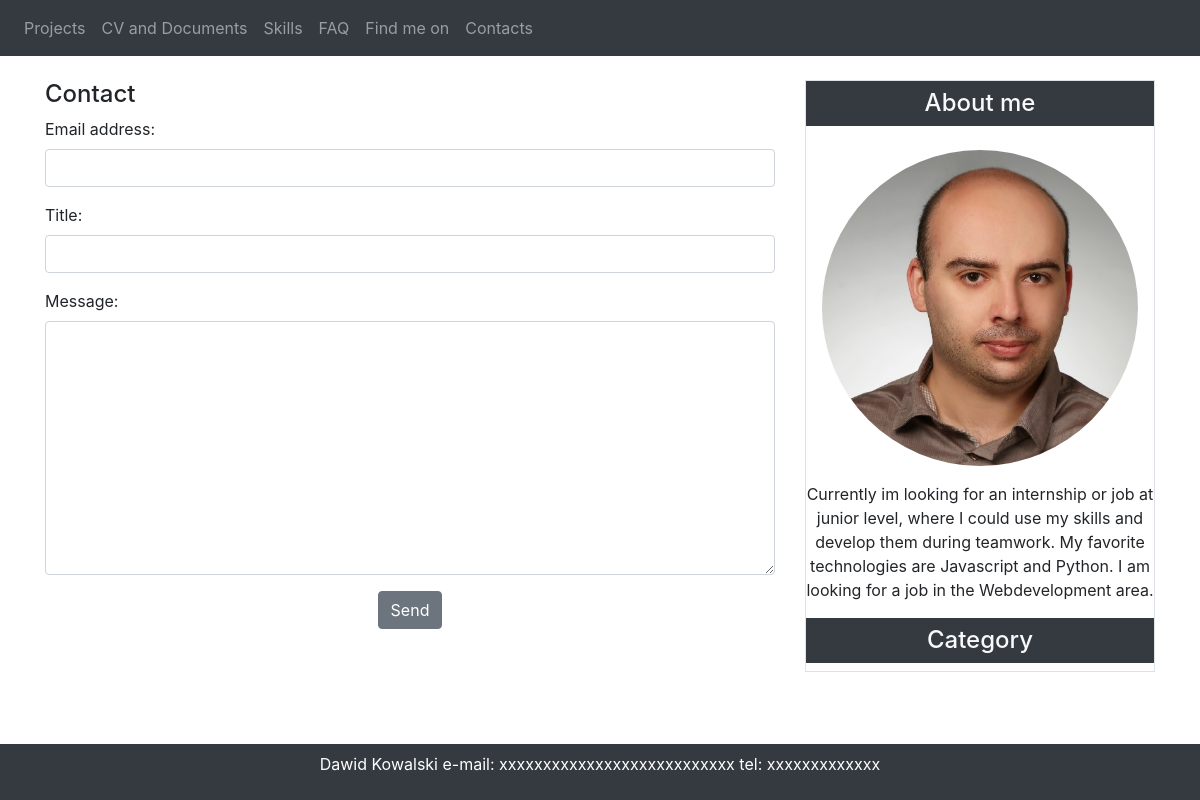
The app's page /contact with its own data.
### blog/models.py (models this page shows, shortened)
class Author_Description(models.Model):
    title = models.CharField(max_length=100)
    description_de = models.TextField(max_length=500)
    description_en = models.TextField(max_length=500)
    image = models.ImageField(upload_to ='media/')
    objects = models.Manager()

### blog/views.py (the view, shortened to what this page needs)
# urls.py: path('contact', views.contactView, name='contact'),
def contactView(request):
    if request.method == 'GET':
        form = ContactForm()
    return render(request, "blog/contact-page.html", {'form': form})

### blog/forms.py
class ContactForm(forms.Form):
    from_email = forms.EmailField(required=True, widget=forms.EmailInput(attrs={'class': 'form-control'}))
    subject = forms.CharField(required=True,widget=forms.TextInput(attrs={'class': 'form-control'}))
    message = forms.CharField(required=True,widget=forms.Textarea(attrs={'class': 'form-control'}))

### blog/context_processors.py (called while the page is built)
def author_description(request):
    description_object = Author_Description.objects.all()[:1].values()
    description = [element for element in description_object]
    return {'description' : description[0]}

### templates/blog/contact-page.html (shortened to what this page needs)
{% extends 'base.html' %}
{% block content %}
<h4>Contact</h4>
<form method='post'>
  <div class='form-group'>
    <label for='email'>Email address:</label>
    {{ form.from_email }}
  </div>
  <div class='form-group'>
    <label for='title'>Title:</label>
    {{ form.subject }}
  </div>
  <div class='form-group'>
    <label for='Message'>Message:</label>
    {{ form.message }}
  </div>
  <div class='text-center'>
    <button type='submit' class='btn btn-secondary'>Send</button>
  </div>
</form>
{% endblock %}

### templates/base.html (shortened to what this page needs)
{% load static %}
<!DOCTYPE html>
<html class='pb-5'>
<head>
    <link rel='stylesheet' href='https://stackpath.bootstrapcdn.com/bootstrap/4.4.1/css/bootstrap.min.css'>
</head>
<body>
    <nav class='navbar navbar-expand-lg navbar-dark bg-dark'>
        <div class='collapse navbar-collapse' id='blog-navbar'>
          <ul class='navbar-nav mr-auto'>
            <li class='nav-item'>
              <a class='nav-link' href='#'>Projects</a>
            </li>
            <li class='nav-item'>
              <a class='nav-link' href='{% url "blog:cv_page" %}'>CV and Documents</a>
            </li>
            <li class='nav-item'>
                <a class='nav-link' href='{% url "blog:skills_page" %}'>Skills</a>
            </li>
            <li class='nav-item'>
              <a class='nav-link' href='{% url "blog:FAQ_page" %}'>FAQ</a>
            </li>
            <li class='nav-item'>
              <a class='nav-link' href='{% url "blog:find_me_on_page" %}'>Find me on</a>
            </li>
            <li class='nav-item'>
                <a class='nav-link' href='{% url "blog:contact" %}'>Contacts</a>
            </li>
          </ul>
        </div>
    </nav>
    <div class='container mb-4'>
        <div class='row mt-4'>
            <div class='col-8'>
                <div>
                    {% block content %}
                    {% endblock %}
                </div>
            </div>
            <div class='col-4'>
                <div class='border'>
                    <h4 class='bg-dark text-light text-center p-2'>{{ description.title }}</h3>
                    <div class='text-center'>
                        <img class='rounded-circle w-100 p-3' src='media/{{ description.image }}'>
                        <p>{{ description.description_en}}</p>
                    </div>
                    <h4 class='bg-dark text-light text-center p-2'>Category</h3>
                </div>
            </div>
        </div>
    </div>
    <footer class='footer bg-dark fixed-bottom'>
      <div class='text-center text-white py-2'>
        <p>Dawid Kowalski e-mail: xxxxxxxxxxxxxxxxxxxxxxxxxxx tel: xxxxxxxxxxxxx</p>
      </div>
    </footer>
</body>
</html>

### records on screen
Author_Description: title "About me", image (picture), description_en "Currently im looking for an internship or job at junior level, where I could use my skills and develop them during teamwork. My favorite technologies are Javascript and Python. I am looking for a job in the Webdevelopment area."
